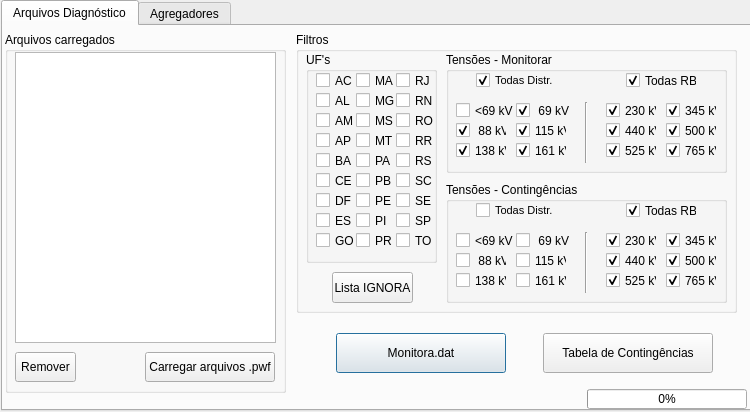
<?xml version="1.0" encoding="UTF-8"?>
<ui version="4.0">
 <author>Samir Ferreira</author>
 <class>Janela</class>
 <widget class="QDialog" name="Janela">
  <property name="geometry">
   <rect>
    <x>0</x>
    <y>0</y>
    <width>750</width>
    <height>412</height>
   </rect>
  </property>
  <property name="windowTitle">
   <string>Diagnóstico PD - Arquivos auxiliares</string>
  </property>
  <widget class="QTabWidget" name="tabWidget">
   <property name="geometry">
    <rect>
     <x>1</x>
     <y>0</y>
     <width>750</width>
     <height>411</height>
    </rect>
   </property>
   <property name="whatsThis">
    <string>&lt;html&gt;&lt;head/&gt;&lt;body&gt;&lt;p&gt;&lt;br/&gt;&lt;/p&gt;&lt;/body&gt;&lt;/html&gt;</string>
   </property>
   <property name="currentIndex">
    <number>0</number>
   </property>
   <widget class="QWidget" name="tab_diag">
    <attribute name="title">
     <string>Arquivos Diagnóstico</string>
    </attribute>
    <widget class="QLabel" name="label_loading">
     <property name="geometry">
      <rect>
       <x>299</x>
       <y>359</y>
       <width>281</width>
       <height>20</height>
      </rect>
     </property>
     <property name="font">
      <font>
       <pointsize>8</pointsize>
      </font>
     </property>
     <property name="layoutDirection">
      <enum>Qt::LeftToRight</enum>
     </property>
     <property name="text">
      <string/>
     </property>
     <property name="alignment">
      <set>Qt::AlignBottom|Qt::AlignRight|Qt::AlignTrailing</set>
     </property>
    </widget>
    <widget class="QPushButton" name="pushButton_monitora">
     <property name="geometry">
      <rect>
       <x>333</x>
       <y>307</y>
       <width>170</width>
       <height>40</height>
      </rect>
     </property>
     <property name="font">
      <font>
       <pointsize>9</pointsize>
      </font>
     </property>
     <property name="whatsThis">
      <string>&lt;html&gt;&lt;head/&gt;&lt;body&gt;&lt;p&gt;Cria arquivo Monitora.dat com base nos dados dos arquivos .pwf carregados e dos filtros selecionados na aplicação.&lt;/p&gt;&lt;/body&gt;&lt;/html&gt;</string>
     </property>
     <property name="text">
      <string>Monitora.dat</string>
     </property>
     <property name="default">
      <bool>false</bool>
     </property>
     <property name="flat">
      <bool>false</bool>
     </property>
    </widget>
    <widget class="QGroupBox" name="groupBox_filtros">
     <property name="geometry">
      <rect>
       <x>293</x>
       <y>6</y>
       <width>441</width>
       <height>281</height>
      </rect>
     </property>
     <property name="whatsThis">
      <string>&lt;html&gt;&lt;head/&gt;&lt;body&gt;&lt;p&gt;Área de seleção de filtros para listagem de barras e circuitos a serem monitorados e contingenciados nas análises. Do universo de barras e circuitos constantes nos arquivos .pwf carregados, apenas os que passarem no filtro definido aqui constarão nos arquivos resultantes. &lt;/p&gt;&lt;/body&gt;&lt;/html&gt;</string>
     </property>
     <property name="title">
      <string>Filtros</string>
     </property>
     <widget class="QGroupBox" name="groupBox_ufs">
      <property name="geometry">
       <rect>
        <x>10</x>
        <y>20</y>
        <width>131</width>
        <height>211</height>
       </rect>
      </property>
      <property name="title">
       <string>UF's</string>
      </property>
      <widget class="QCheckBox" name="cb_AC">
       <property name="geometry">
        <rect>
         <x>10</x>
         <y>20</y>
         <width>41</width>
         <height>17</height>
        </rect>
       </property>
       <property name="text">
        <string>AC</string>
       </property>
      </widget>
      <widget class="QCheckBox" name="cb_AL">
       <property name="geometry">
        <rect>
         <x>10</x>
         <y>40</y>
         <width>41</width>
         <height>17</height>
        </rect>
       </property>
       <property name="text">
        <string>AL</string>
       </property>
      </widget>
      <widget class="QCheckBox" name="cb_AP">
       <property name="geometry">
        <rect>
         <x>10</x>
         <y>80</y>
         <width>41</width>
         <height>17</height>
        </rect>
       </property>
       <property name="text">
        <string>AP</string>
       </property>
      </widget>
      <widget class="QCheckBox" name="cb_AM">
       <property name="geometry">
        <rect>
         <x>10</x>
         <y>60</y>
         <width>41</width>
         <height>17</height>
        </rect>
       </property>
       <property name="text">
        <string>AM</string>
       </property>
      </widget>
      <widget class="QCheckBox" name="cb_CE">
       <property name="geometry">
        <rect>
         <x>10</x>
         <y>120</y>
         <width>41</width>
         <height>17</height>
        </rect>
       </property>
       <property name="text">
        <string>CE</string>
       </property>
      </widget>
      <widget class="QCheckBox" name="cb_BA">
       <property name="geometry">
        <rect>
         <x>10</x>
         <y>100</y>
         <width>41</width>
         <height>17</height>
        </rect>
       </property>
       <property name="text">
        <string>BA</string>
       </property>
      </widget>
      <widget class="QCheckBox" name="cb_DF">
       <property name="geometry">
        <rect>
         <x>10</x>
         <y>140</y>
         <width>41</width>
         <height>17</height>
        </rect>
       </property>
       <property name="text">
        <string>DF</string>
       </property>
      </widget>
      <widget class="QCheckBox" name="cb_MS">
       <property name="geometry">
        <rect>
         <x>50</x>
         <y>60</y>
         <width>41</width>
         <height>17</height>
        </rect>
       </property>
       <property name="text">
        <string>MS</string>
       </property>
      </widget>
      <widget class="QCheckBox" name="cb_MG">
       <property name="geometry">
        <rect>
         <x>50</x>
         <y>40</y>
         <width>41</width>
         <height>17</height>
        </rect>
       </property>
       <property name="text">
        <string>MG</string>
       </property>
      </widget>
      <widget class="QCheckBox" name="cb_GO">
       <property name="geometry">
        <rect>
         <x>10</x>
         <y>180</y>
         <width>41</width>
         <height>17</height>
        </rect>
       </property>
       <property name="text">
        <string>GO</string>
       </property>
      </widget>
      <widget class="QCheckBox" name="cb_MA">
       <property name="geometry">
        <rect>
         <x>50</x>
         <y>20</y>
         <width>41</width>
         <height>17</height>
        </rect>
       </property>
       <property name="text">
        <string>MA</string>
       </property>
      </widget>
      <widget class="QCheckBox" name="cb_ES">
       <property name="geometry">
        <rect>
         <x>10</x>
         <y>160</y>
         <width>41</width>
         <height>17</height>
        </rect>
       </property>
       <property name="text">
        <string>ES</string>
       </property>
      </widget>
      <widget class="QCheckBox" name="cb_PA">
       <property name="geometry">
        <rect>
         <x>50</x>
         <y>100</y>
         <width>41</width>
         <height>17</height>
        </rect>
       </property>
       <property name="text">
        <string>PA</string>
       </property>
      </widget>
      <widget class="QCheckBox" name="cb_MT">
       <property name="geometry">
        <rect>
         <x>50</x>
         <y>80</y>
         <width>41</width>
         <height>17</height>
        </rect>
       </property>
       <property name="text">
        <string>MT</string>
       </property>
      </widget>
      <widget class="QCheckBox" name="cb_RJ">
       <property name="geometry">
        <rect>
         <x>90</x>
         <y>20</y>
         <width>41</width>
         <height>17</height>
        </rect>
       </property>
       <property name="text">
        <string>RJ</string>
       </property>
      </widget>
      <widget class="QCheckBox" name="cb_SE">
       <property name="geometry">
        <rect>
         <x>90</x>
         <y>140</y>
         <width>41</width>
         <height>17</height>
        </rect>
       </property>
       <property name="text">
        <string>SE</string>
       </property>
      </widget>
      <widget class="QCheckBox" name="cb_RS">
       <property name="geometry">
        <rect>
         <x>90</x>
         <y>100</y>
         <width>41</width>
         <height>17</height>
        </rect>
       </property>
       <property name="text">
        <string>RS</string>
       </property>
      </widget>
      <widget class="QCheckBox" name="cb_PR">
       <property name="geometry">
        <rect>
         <x>50</x>
         <y>180</y>
         <width>41</width>
         <height>17</height>
        </rect>
       </property>
       <property name="text">
        <string>PR</string>
       </property>
      </widget>
      <widget class="QCheckBox" name="cb_PE">
       <property name="geometry">
        <rect>
         <x>50</x>
         <y>140</y>
         <width>41</width>
         <height>17</height>
        </rect>
       </property>
       <property name="text">
        <string>PE</string>
       </property>
      </widget>
      <widget class="QCheckBox" name="cb_TO">
       <property name="geometry">
        <rect>
         <x>90</x>
         <y>180</y>
         <width>41</width>
         <height>17</height>
        </rect>
       </property>
       <property name="text">
        <string>TO</string>
       </property>
      </widget>
      <widget class="QCheckBox" name="cb_SC">
       <property name="geometry">
        <rect>
         <x>90</x>
         <y>120</y>
         <width>41</width>
         <height>17</height>
        </rect>
       </property>
       <property name="text">
        <string>SC</string>
       </property>
      </widget>
      <widget class="QCheckBox" name="cb_PI">
       <property name="geometry">
        <rect>
         <x>50</x>
         <y>160</y>
         <width>41</width>
         <height>17</height>
        </rect>
       </property>
       <property name="text">
        <string>PI</string>
       </property>
      </widget>
      <widget class="QCheckBox" name="cb_RR">
       <property name="geometry">
        <rect>
         <x>90</x>
         <y>80</y>
         <width>41</width>
         <height>17</height>
        </rect>
       </property>
       <property name="text">
        <string>RR</string>
       </property>
      </widget>
      <widget class="QCheckBox" name="cb_PB">
       <property name="geometry">
        <rect>
         <x>50</x>
         <y>120</y>
         <width>41</width>
         <height>17</height>
        </rect>
       </property>
       <property name="text">
        <string>PB</string>
       </property>
      </widget>
      <widget class="QCheckBox" name="cb_RN">
       <property name="geometry">
        <rect>
         <x>90</x>
         <y>40</y>
         <width>41</width>
         <height>17</height>
        </rect>
       </property>
       <property name="text">
        <string>RN</string>
       </property>
      </widget>
      <widget class="QCheckBox" name="cb_RO">
       <property name="geometry">
        <rect>
         <x>90</x>
         <y>60</y>
         <width>41</width>
         <height>17</height>
        </rect>
       </property>
       <property name="text">
        <string>RO</string>
       </property>
      </widget>
      <widget class="QCheckBox" name="cb_SP">
       <property name="geometry">
        <rect>
         <x>90</x>
         <y>160</y>
         <width>41</width>
         <height>17</height>
        </rect>
       </property>
       <property name="text">
        <string>SP</string>
       </property>
      </widget>
     </widget>
     <widget class="QGroupBox" name="groupBox_v_monitora">
      <property name="geometry">
       <rect>
        <x>150</x>
        <y>20</y>
        <width>281</width>
        <height>121</height>
       </rect>
      </property>
      <property name="title">
       <string>Tensões - Monitorar</string>
      </property>
      <widget class="QCheckBox" name="cb_l69m">
       <property name="geometry">
        <rect>
         <x>10</x>
         <y>50</y>
         <width>61</width>
         <height>17</height>
        </rect>
       </property>
       <property name="text">
        <string>&lt;69 kV</string>
       </property>
      </widget>
      <widget class="QCheckBox" name="cb_88m">
       <property name="geometry">
        <rect>
         <x>10</x>
         <y>70</y>
         <width>51</width>
         <height>17</height>
        </rect>
       </property>
       <property name="text">
        <string> 88 kV</string>
       </property>
       <property name="checked">
        <bool>true</bool>
       </property>
      </widget>
      <widget class="QCheckBox" name="cb_115m">
       <property name="geometry">
        <rect>
         <x>70</x>
         <y>70</y>
         <width>51</width>
         <height>17</height>
        </rect>
       </property>
       <property name="text">
        <string>115 kV</string>
       </property>
       <property name="checked">
        <bool>true</bool>
       </property>
      </widget>
      <widget class="QCheckBox" name="cb_138m">
       <property name="geometry">
        <rect>
         <x>10</x>
         <y>90</y>
         <width>51</width>
         <height>17</height>
        </rect>
       </property>
       <property name="text">
        <string>138 kV</string>
       </property>
       <property name="checked">
        <bool>true</bool>
       </property>
      </widget>
      <widget class="QCheckBox" name="cb_161m">
       <property name="geometry">
        <rect>
         <x>70</x>
         <y>90</y>
         <width>51</width>
         <height>17</height>
        </rect>
       </property>
       <property name="text">
        <string>161 kV</string>
       </property>
       <property name="checked">
        <bool>true</bool>
       </property>
      </widget>
      <widget class="Line" name="line">
       <property name="geometry">
        <rect>
         <x>130</x>
         <y>50</y>
         <width>20</width>
         <height>61</height>
        </rect>
       </property>
       <property name="orientation">
        <enum>Qt::Vertical</enum>
       </property>
      </widget>
      <widget class="QCheckBox" name="cb_230m">
       <property name="geometry">
        <rect>
         <x>160</x>
         <y>50</y>
         <width>51</width>
         <height>17</height>
        </rect>
       </property>
       <property name="text">
        <string>230 kV</string>
       </property>
       <property name="checked">
        <bool>true</bool>
       </property>
      </widget>
      <widget class="QCheckBox" name="cb_440m">
       <property name="geometry">
        <rect>
         <x>160</x>
         <y>70</y>
         <width>51</width>
         <height>17</height>
        </rect>
       </property>
       <property name="text">
        <string>440 kV</string>
       </property>
       <property name="checked">
        <bool>true</bool>
       </property>
      </widget>
      <widget class="QCheckBox" name="cb_345m">
       <property name="geometry">
        <rect>
         <x>220</x>
         <y>50</y>
         <width>51</width>
         <height>17</height>
        </rect>
       </property>
       <property name="text">
        <string>345 kV</string>
       </property>
       <property name="checked">
        <bool>true</bool>
       </property>
      </widget>
      <widget class="QCheckBox" name="cb_525m">
       <property name="geometry">
        <rect>
         <x>160</x>
         <y>90</y>
         <width>51</width>
         <height>17</height>
        </rect>
       </property>
       <property name="text">
        <string>525 kV</string>
       </property>
       <property name="checked">
        <bool>true</bool>
       </property>
      </widget>
      <widget class="QCheckBox" name="cb_500m">
       <property name="geometry">
        <rect>
         <x>220</x>
         <y>70</y>
         <width>51</width>
         <height>17</height>
        </rect>
       </property>
       <property name="text">
        <string>500 kV</string>
       </property>
       <property name="checked">
        <bool>true</bool>
       </property>
      </widget>
      <widget class="QCheckBox" name="cb_765m">
       <property name="geometry">
        <rect>
         <x>220</x>
         <y>90</y>
         <width>51</width>
         <height>17</height>
        </rect>
       </property>
       <property name="text">
        <string>765 kV</string>
       </property>
       <property name="checked">
        <bool>true</bool>
       </property>
      </widget>
      <widget class="QCheckBox" name="cb_allDISTRm">
       <property name="geometry">
        <rect>
         <x>30</x>
         <y>20</y>
         <width>81</width>
         <height>17</height>
        </rect>
       </property>
       <property name="font">
        <font>
         <pointsize>8</pointsize>
        </font>
       </property>
       <property name="text">
        <string>Todas Distr.</string>
       </property>
       <property name="checked">
        <bool>true</bool>
       </property>
      </widget>
      <widget class="QCheckBox" name="cb_allRBm">
       <property name="geometry">
        <rect>
         <x>180</x>
         <y>20</y>
         <width>71</width>
         <height>17</height>
        </rect>
       </property>
       <property name="text">
        <string>Todas RB</string>
       </property>
       <property name="checked">
        <bool>true</bool>
       </property>
      </widget>
      <widget class="QCheckBox" name="cb_69m">
       <property name="geometry">
        <rect>
         <x>70</x>
         <y>50</y>
         <width>61</width>
         <height>17</height>
        </rect>
       </property>
       <property name="text">
        <string> 69 kV</string>
       </property>
       <property name="checked">
        <bool>true</bool>
       </property>
      </widget>
     </widget>
     <widget class="QGroupBox" name="groupBox_v_conting">
      <property name="geometry">
       <rect>
        <x>150</x>
        <y>150</y>
        <width>281</width>
        <height>121</height>
       </rect>
      </property>
      <property name="title">
       <string>Tensões - Contingências</string>
      </property>
      <widget class="Line" name="line_2">
       <property name="geometry">
        <rect>
         <x>130</x>
         <y>50</y>
         <width>20</width>
         <height>61</height>
        </rect>
       </property>
       <property name="orientation">
        <enum>Qt::Vertical</enum>
       </property>
      </widget>
      <widget class="QCheckBox" name="cb_allDISTRc">
       <property name="geometry">
        <rect>
         <x>30</x>
         <y>20</y>
         <width>81</width>
         <height>17</height>
        </rect>
       </property>
       <property name="font">
        <font>
         <pointsize>8</pointsize>
        </font>
       </property>
       <property name="text">
        <string>Todas Distr.</string>
       </property>
      </widget>
      <widget class="QCheckBox" name="cb_88c">
       <property name="geometry">
        <rect>
         <x>10</x>
         <y>70</y>
         <width>51</width>
         <height>17</height>
        </rect>
       </property>
       <property name="text">
        <string> 88 kV</string>
       </property>
      </widget>
      <widget class="QCheckBox" name="cb_525c">
       <property name="geometry">
        <rect>
         <x>160</x>
         <y>90</y>
         <width>51</width>
         <height>17</height>
        </rect>
       </property>
       <property name="text">
        <string>525 kV</string>
       </property>
       <property name="checked">
        <bool>true</bool>
       </property>
      </widget>
      <widget class="QCheckBox" name="cb_115c">
       <property name="geometry">
        <rect>
         <x>70</x>
         <y>70</y>
         <width>51</width>
         <height>17</height>
        </rect>
       </property>
       <property name="text">
        <string>115 kV</string>
       </property>
      </widget>
      <widget class="QCheckBox" name="cb_345c">
       <property name="geometry">
        <rect>
         <x>220</x>
         <y>50</y>
         <width>51</width>
         <height>17</height>
        </rect>
       </property>
       <property name="text">
        <string>345 kV</string>
       </property>
       <property name="checked">
        <bool>true</bool>
       </property>
      </widget>
      <widget class="QCheckBox" name="cb_440c">
       <property name="geometry">
        <rect>
         <x>160</x>
         <y>70</y>
         <width>51</width>
         <height>17</height>
        </rect>
       </property>
       <property name="text">
        <string>440 kV</string>
       </property>
       <property name="checked">
        <bool>true</bool>
       </property>
      </widget>
      <widget class="QCheckBox" name="cb_allRBc">
       <property name="geometry">
        <rect>
         <x>180</x>
         <y>20</y>
         <width>71</width>
         <height>17</height>
        </rect>
       </property>
       <property name="text">
        <string>Todas RB</string>
       </property>
       <property name="checked">
        <bool>true</bool>
       </property>
      </widget>
      <widget class="QCheckBox" name="cb_l69c">
       <property name="geometry">
        <rect>
         <x>10</x>
         <y>50</y>
         <width>61</width>
         <height>17</height>
        </rect>
       </property>
       <property name="text">
        <string>&lt;69 kV</string>
       </property>
      </widget>
      <widget class="QCheckBox" name="cb_161c">
       <property name="geometry">
        <rect>
         <x>70</x>
         <y>90</y>
         <width>51</width>
         <height>17</height>
        </rect>
       </property>
       <property name="text">
        <string>161 kV</string>
       </property>
      </widget>
      <widget class="QCheckBox" name="cb_500c">
       <property name="geometry">
        <rect>
         <x>220</x>
         <y>70</y>
         <width>51</width>
         <height>17</height>
        </rect>
       </property>
       <property name="text">
        <string>500 kV</string>
       </property>
       <property name="checked">
        <bool>true</bool>
       </property>
      </widget>
      <widget class="QCheckBox" name="cb_138c">
       <property name="geometry">
        <rect>
         <x>10</x>
         <y>90</y>
         <width>51</width>
         <height>17</height>
        </rect>
       </property>
       <property name="text">
        <string>138 kV</string>
       </property>
      </widget>
      <widget class="QCheckBox" name="cb_765c">
       <property name="geometry">
        <rect>
         <x>220</x>
         <y>90</y>
         <width>51</width>
         <height>17</height>
        </rect>
       </property>
       <property name="text">
        <string>765 kV</string>
       </property>
       <property name="checked">
        <bool>true</bool>
       </property>
      </widget>
      <widget class="QCheckBox" name="cb_230c">
       <property name="geometry">
        <rect>
         <x>160</x>
         <y>50</y>
         <width>51</width>
         <height>17</height>
        </rect>
       </property>
       <property name="text">
        <string>230 kV</string>
       </property>
       <property name="checked">
        <bool>true</bool>
       </property>
      </widget>
      <widget class="QCheckBox" name="cb_69c">
       <property name="geometry">
        <rect>
         <x>70</x>
         <y>50</y>
         <width>61</width>
         <height>17</height>
        </rect>
       </property>
       <property name="text">
        <string> 69 kV</string>
       </property>
      </widget>
     </widget>
     <widget class="QPushButton" name="pushButton_ignora">
      <property name="geometry">
       <rect>
        <x>36</x>
        <y>240</y>
        <width>81</width>
        <height>31</height>
       </rect>
      </property>
      <property name="whatsThis">
       <string>&lt;html&gt;&lt;head/&gt;&lt;body&gt;&lt;p&gt;Abre para edição a lista de barras que não devem fazer parte do monitoramento, nem de contingências. Geralmente constam barras de sistemas isolados (Madeira, Itaipu 50Hz), terminais de elos CC, consumidores livres e barras específicas quaisquer. Barras que estejam identificadas com geração por agregadores não precisam ser incluídas pois o programa já as reconhece e exclui da listagem. &lt;/p&gt;&lt;/body&gt;&lt;/html&gt;</string>
      </property>
      <property name="text">
       <string>Lista IGNORA</string>
      </property>
     </widget>
    </widget>
    <widget class="QPushButton" name="pushButton_conting">
     <property name="geometry">
      <rect>
       <x>540</x>
       <y>307</y>
       <width>170</width>
       <height>40</height>
      </rect>
     </property>
     <property name="font">
      <font>
       <pointsize>9</pointsize>
      </font>
     </property>
     <property name="whatsThis">
      <string extracomment="Gera a tabela de contingências no formato .xlsx">&lt;html&gt;&lt;head/&gt;&lt;body&gt;&lt;p&gt;Cria Tabela de Contingência com base nos dados dos arquivos .pwf carregados e dos filtros selecionados. Basta copiar os dados dessa tabela para seu programa de contingências preferido (REDE ou PAD). &lt;/p&gt;&lt;/body&gt;&lt;/html&gt;</string>
     </property>
     <property name="text">
      <string>Tabela de Contingências</string>
     </property>
    </widget>
    <widget class="QGroupBox" name="groupBox_arqvs_carregados">
     <property name="geometry">
      <rect>
       <x>2</x>
       <y>6</y>
       <width>281</width>
       <height>361</height>
      </rect>
     </property>
     <property name="title">
      <string>Arquivos carregados</string>
     </property>
     <widget class="QListView" name="listView_arqv_carregados">
      <property name="geometry">
       <rect>
        <x>10</x>
        <y>20</y>
        <width>261</width>
        <height>291</height>
       </rect>
      </property>
      <property name="cursor" stdset="0">
       <cursorShape>PointingHandCursor</cursorShape>
      </property>
      <property name="whatsThis">
       <string>&lt;html&gt;&lt;head/&gt;&lt;body&gt;&lt;p&gt;Lista de casos carregados (.pwf) com base nos quais serão gerados os arquivos auxiliares para análise de contingência.&lt;/p&gt;&lt;/body&gt;&lt;/html&gt;</string>
      </property>
      <property name="selectionMode">
       <enum>QAbstractItemView::ExtendedSelection</enum>
      </property>
     </widget>
     <widget class="QPushButton" name="pushButton_carrega_arqvs">
      <property name="geometry">
       <rect>
        <x>140</x>
        <y>320</y>
        <width>130</width>
        <height>30</height>
       </rect>
      </property>
      <property name="whatsThis">
       <string>&lt;html&gt;&lt;head/&gt;&lt;body&gt;&lt;p&gt;Permite selecionar e carregar arquivos .pwf de casos nos quais se deseja fazer a análise de contingências.&lt;/p&gt;&lt;/body&gt;&lt;/html&gt;</string>
      </property>
      <property name="text">
       <string>Carregar arquivos .pwf</string>
      </property>
     </widget>
     <widget class="QPushButton" name="pushButton_remover">
      <property name="geometry">
       <rect>
        <x>10</x>
        <y>320</y>
        <width>61</width>
        <height>30</height>
       </rect>
      </property>
      <property name="text">
       <string>Remover</string>
      </property>
     </widget>
    </widget>
    <widget class="QProgressBar" name="progressBar">
     <property name="enabled">
      <bool>true</bool>
     </property>
     <property name="geometry">
      <rect>
       <x>584</x>
       <y>363</y>
       <width>160</width>
       <height>20</height>
      </rect>
     </property>
     <property name="value">
      <number>0</number>
     </property>
     <property name="textVisible">
      <bool>true</bool>
     </property>
     <property name="invertedAppearance">
      <bool>false</bool>
     </property>
    </widget>
   </widget>
   <widget class="QWidget" name="tab_agreg">
    <attribute name="title">
     <string>Agregadores</string>
    </attribute>
   </widget>
  </widget>
 </widget>
 <tabstops>
  <tabstop>pushButton_carrega_arqvs</tabstop>
  <tabstop>pushButton_monitora</tabstop>
  <tabstop>pushButton_conting</tabstop>
  <tabstop>listView_arqv_carregados</tabstop>
  <tabstop>pushButton_remover</tabstop>
  <tabstop>cb_AC</tabstop>
  <tabstop>cb_AL</tabstop>
  <tabstop>cb_AM</tabstop>
  <tabstop>cb_AP</tabstop>
  <tabstop>cb_BA</tabstop>
  <tabstop>cb_CE</tabstop>
  <tabstop>cb_DF</tabstop>
  <tabstop>cb_ES</tabstop>
  <tabstop>cb_GO</tabstop>
  <tabstop>cb_MA</tabstop>
  <tabstop>cb_MG</tabstop>
  <tabstop>cb_MS</tabstop>
  <tabstop>cb_MT</tabstop>
  <tabstop>cb_PA</tabstop>
  <tabstop>cb_PB</tabstop>
  <tabstop>cb_PE</tabstop>
  <tabstop>cb_PI</tabstop>
  <tabstop>cb_PR</tabstop>
  <tabstop>cb_RJ</tabstop>
  <tabstop>cb_RN</tabstop>
  <tabstop>cb_RO</tabstop>
  <tabstop>cb_RR</tabstop>
  <tabstop>cb_RS</tabstop>
  <tabstop>cb_SC</tabstop>
  <tabstop>cb_SE</tabstop>
  <tabstop>cb_SP</tabstop>
  <tabstop>cb_TO</tabstop>
  <tabstop>cb_allDISTRm</tabstop>
  <tabstop>cb_l69m</tabstop>
  <tabstop>cb_69m</tabstop>
  <tabstop>cb_88m</tabstop>
  <tabstop>cb_115m</tabstop>
  <tabstop>cb_138m</tabstop>
  <tabstop>cb_161m</tabstop>
  <tabstop>cb_allRBm</tabstop>
  <tabstop>cb_230m</tabstop>
  <tabstop>cb_345m</tabstop>
  <tabstop>cb_440m</tabstop>
  <tabstop>cb_500m</tabstop>
  <tabstop>cb_525m</tabstop>
  <tabstop>cb_765m</tabstop>
  <tabstop>cb_allDISTRc</tabstop>
  <tabstop>cb_l69c</tabstop>
  <tabstop>cb_69c</tabstop>
  <tabstop>cb_88c</tabstop>
  <tabstop>cb_115c</tabstop>
  <tabstop>cb_138c</tabstop>
  <tabstop>cb_161c</tabstop>
  <tabstop>cb_allRBc</tabstop>
  <tabstop>cb_230c</tabstop>
  <tabstop>cb_345c</tabstop>
  <tabstop>cb_440c</tabstop>
  <tabstop>cb_500c</tabstop>
  <tabstop>cb_525c</tabstop>
  <tabstop>cb_765c</tabstop>
  <tabstop>pushButton_ignora</tabstop>
 </tabstops>
 <resources/>
 <connections/>
</ui>
